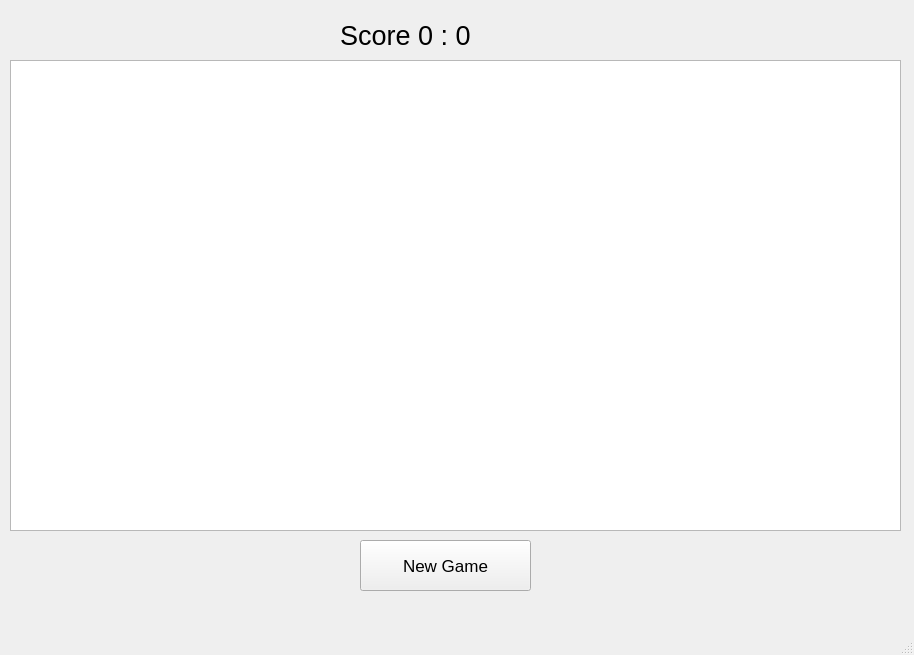
<?xml version="1.0" encoding="UTF-8"?>
<ui version="4.0">
 <class>MainWindow</class>
 <widget class="QMainWindow" name="MainWindow">
  <property name="geometry">
   <rect>
    <x>0</x>
    <y>0</y>
    <width>914</width>
    <height>655</height>
   </rect>
  </property>
  <property name="windowTitle">
   <string>MainWindow</string>
  </property>
  <widget class="QWidget" name="centralwidget">
   <widget class="QLabel" name="label">
    <property name="geometry">
     <rect>
      <x>340</x>
      <y>0</y>
      <width>171</width>
      <height>71</height>
     </rect>
    </property>
    <property name="font">
     <font>
      <pointsize>20</pointsize>
     </font>
    </property>
    <property name="contextMenuPolicy">
     <enum>Qt::DefaultContextMenu</enum>
    </property>
    <property name="text">
     <string>Score 0 : 0</string>
    </property>
   </widget>
   <widget class="QGraphicsView" name="graphicsView">
    <property name="geometry">
     <rect>
      <x>10</x>
      <y>60</y>
      <width>891</width>
      <height>471</height>
     </rect>
    </property>
   </widget>
   <widget class="QPushButton" name="pushButton_newGame">
    <property name="geometry">
     <rect>
      <x>360</x>
      <y>540</y>
      <width>171</width>
      <height>51</height>
     </rect>
    </property>
    <property name="font">
     <font>
      <pointsize>13</pointsize>
     </font>
    </property>
    <property name="text">
     <string>New Game</string>
    </property>
   </widget>
  </widget>
  <widget class="QMenuBar" name="menubar">
   <property name="geometry">
    <rect>
     <x>0</x>
     <y>0</y>
     <width>914</width>
     <height>26</height>
    </rect>
   </property>
  </widget>
  <widget class="QStatusBar" name="statusbar"/>
 </widget>
 <resources/>
 <connections/>
</ui>
